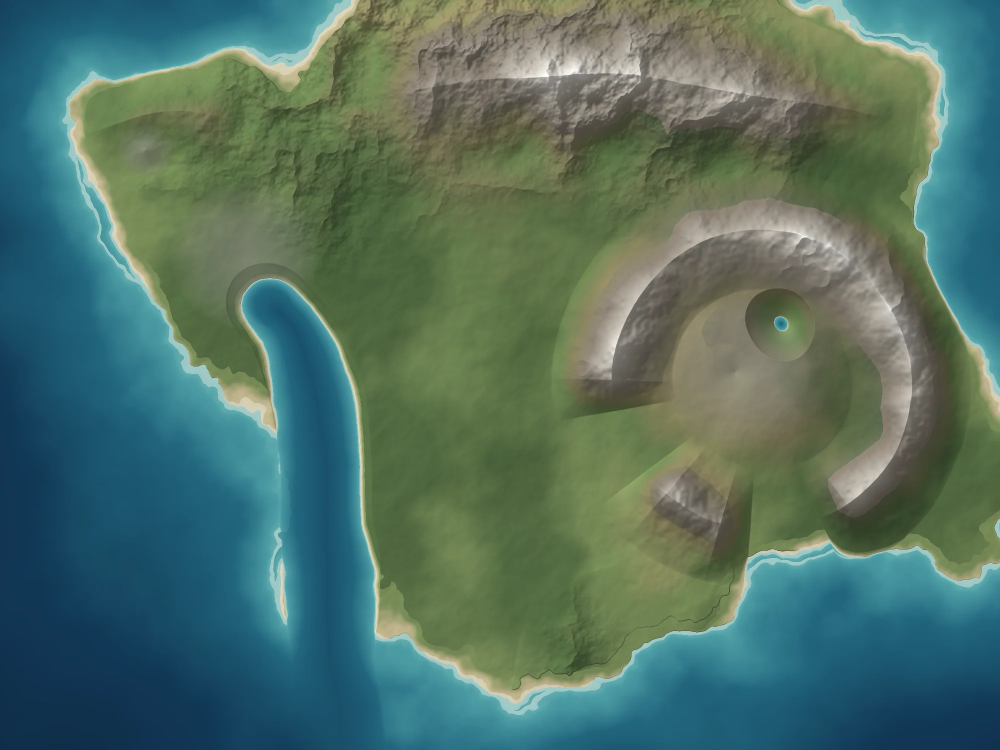
#> input picture shots/data/terrarium/terrain.webp, 2000 x 1500 px (shown at 1/2 size)
$ python -i border.py   (imports and definitions only)
#> lines starting #> are read from the running program, lines starting #| are printed output that depends on the picture
"""painted card border (cardboard rope / tan trim left by the cutter) on a flat, measured from the alpha
distance to the exterior: the ring colour profile by distance; the border ends at the largest colour
jump between consecutive 2-px rings within 3..18 px (if the jump is big enough). Measured, per part."""
import cv2, numpy as np


def exterior_dist(alpha):
    a = alpha > 40
    h, w = a.shape
    pad = np.pad(~a, 1, constant_values=True).astype(np.uint8)
    n, lab = cv2.connectedComponents(pad, connectivity=4)
    ext = lab == lab[0, 0]
    ext = ext[1:-1, 1:-1]
    return cv2.distanceTransform((~ext).astype(np.uint8), cv2.DIST_L2, 3), a


def border_width(im, max_t=18):
    d, a = exterior_dist(im[..., 3])
    lab = cv2.cvtColor(im[..., :3], cv2.COLOR_BGR2LAB).astype(np.float32)
    prof = []
    for t in range(0, max_t + 12, 2):
        m = a & (d > t) & (d <= t + 2)
        if m.sum() < 50:
            break
        prof.append(lab[m].mean(0))
    prof = np.array(prof)
    if len(prof) < 6:
        return 0, {'profile_L': [], 'jump': 0}
    inner = prof[-3:].mean(0)
    dist_in = np.linalg.norm(prof - inner, axis=1)
    jumps = np.linalg.norm(np.diff(prof, axis=0), axis=1)
    best_i, best = None, 0.
    for i in range(1, min(len(jumps), max_t // 2)):
        if jumps[i] > best:
            best, best_i = jumps[i], i
    ev = {'ring_dist_to_interior': [round(float(x), 1) for x in dist_in], 'jumps': [round(float(x), 1) for x in jumps]}
    # a border: the outer rings differ from the interior and one ring step carries a sharp change
    if best_i is not None and best >= 6 and dist_in[:best_i + 1].mean() >= 10:
        return int(2 * (best_i + 1) + 1), dict(ev, jump=round(float(best), 1))
    return 2, dict(ev, jump=round(float(best), 1))


def trim(im, t):
    d, a = exterior_dist(im[..., 3])
    out = im.copy()
    out[..., 3] = np.where(d <= t, 0, out[..., 3])
    return out

>>> import cv2
>>> picture = cv2.imread('../../../data/terrarium/terrain.webp', cv2.IMREAD_GRAYSCALE)
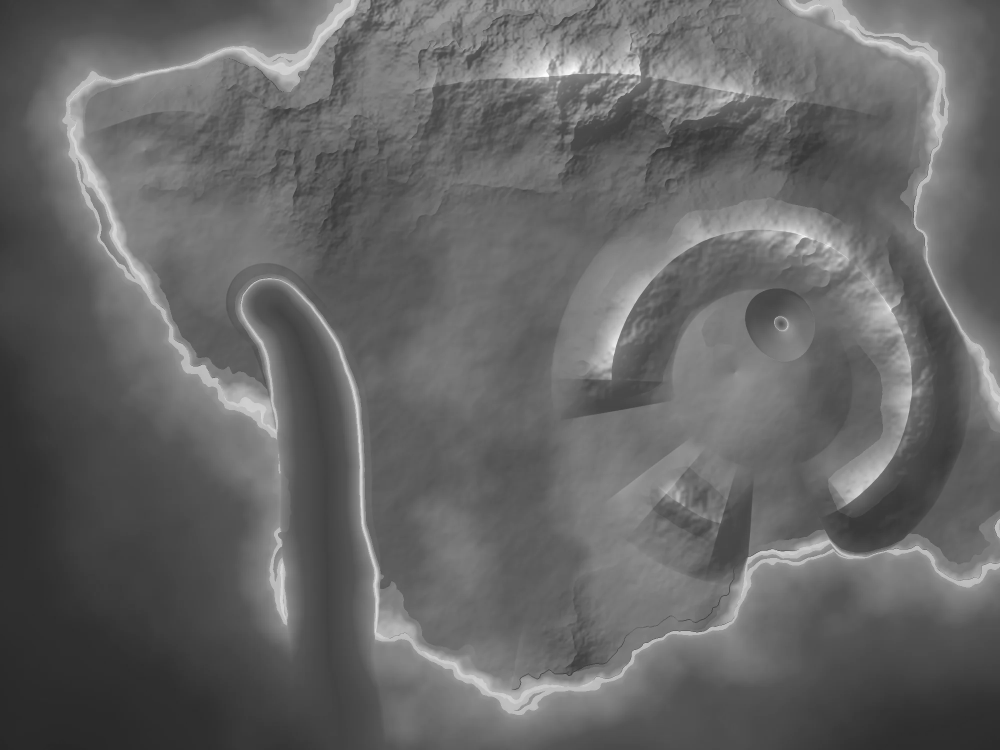
#> picture: shape (1500, 2000) (shown at 1/2 size); min 39, max 255, mean 101.8
>>> result = border_width(picture)
#> (the run stopped early here; a loop or call above may not have finished)
